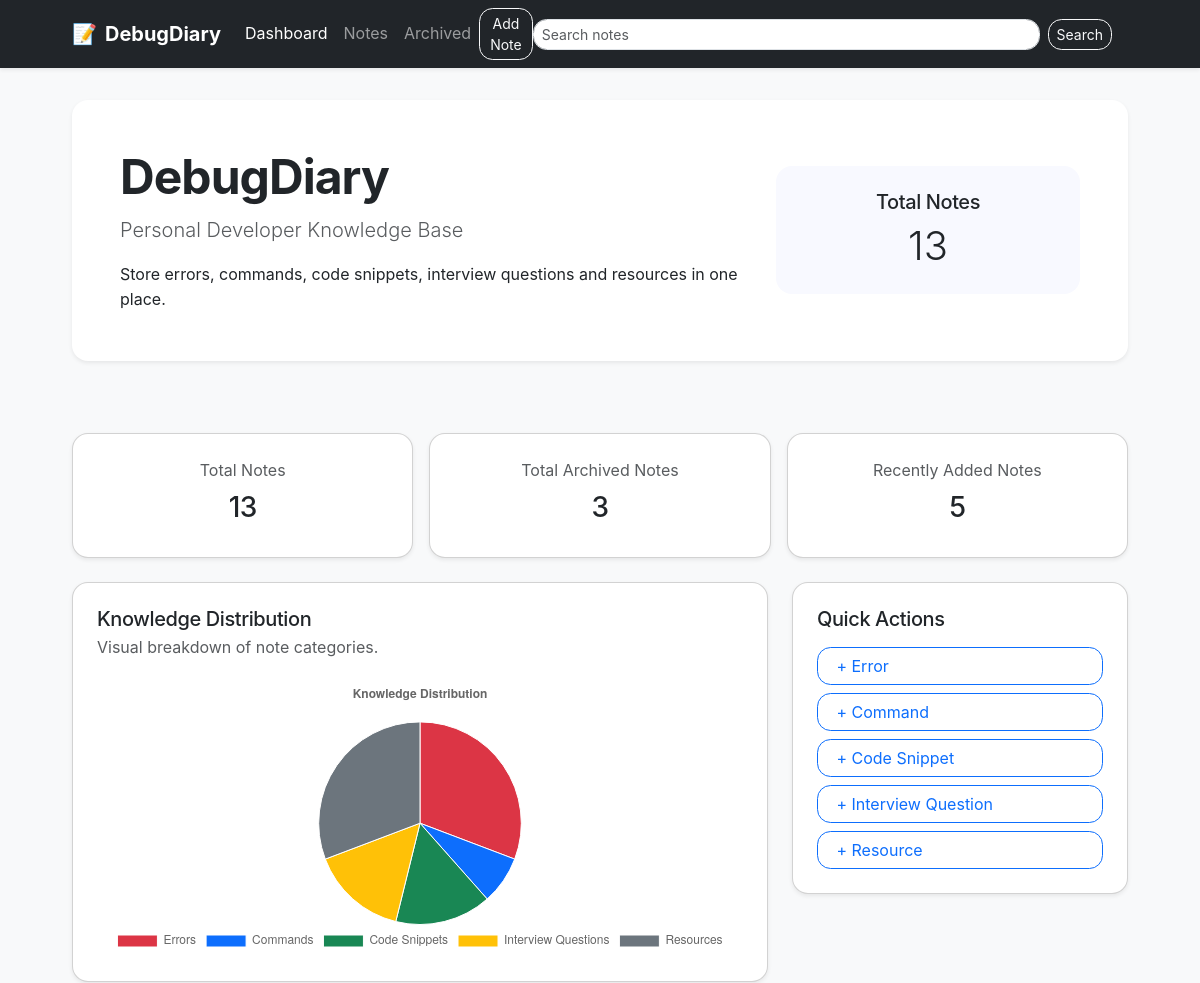
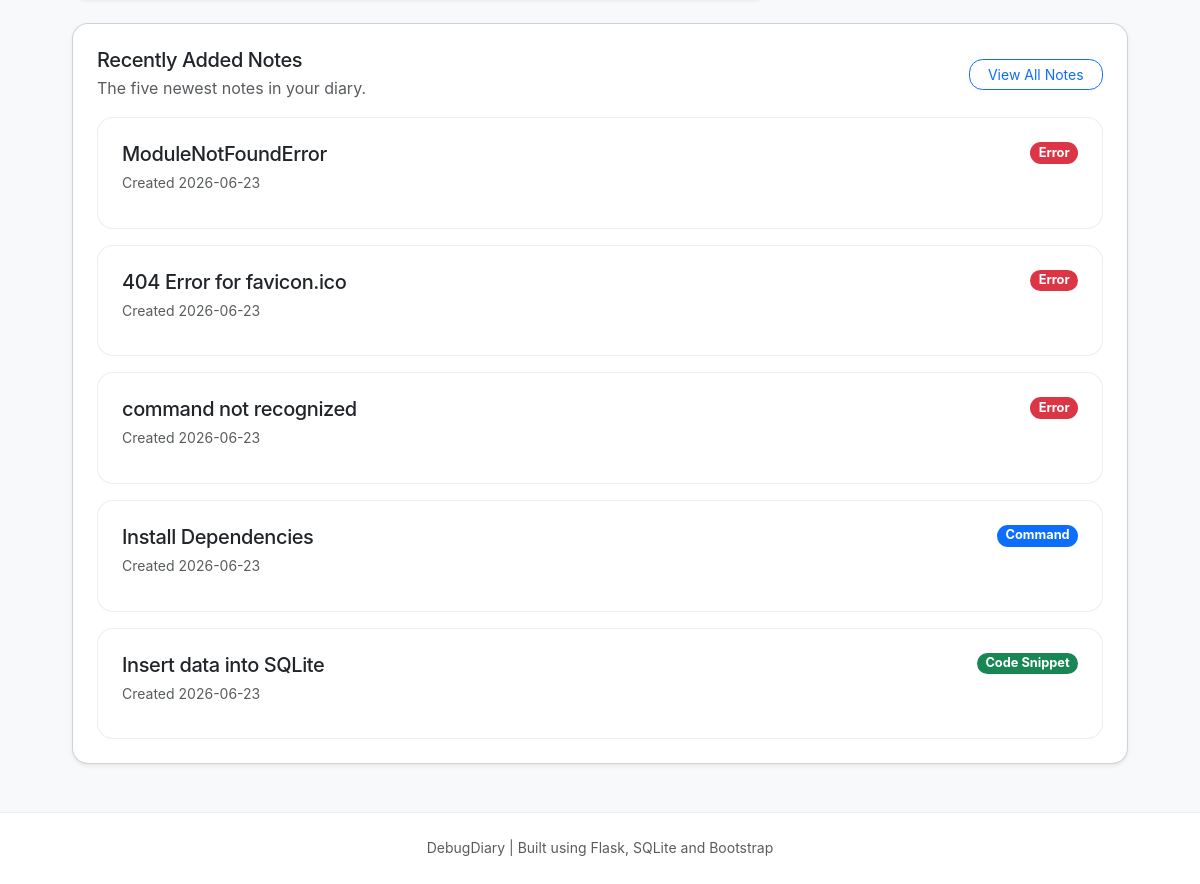
The page / on the database its author committed (2 pictures, top to bottom).
### tables this page shows
CREATE TABLE notes (id INTEGER PRIMARY KEY AUTOINCREMENT, title TEXT NOT NULL, category TEXT NOT NULL, content TEXT NOT NULL, tags TEXT, date_added TEXT, last_updated TEXT, is_archived INTEGER DEFAULT 0);

### backend/routes.py (the view)
    @app.route('/')
    def index():
        notes = get_all_notes()
        recent_notes = notes[:5]
        stats = {
            'total': len(notes),
            'archived': len(get_archived_notes()),
            'recent_count': len(recent_notes),
            'Error': sum(1 for note in notes if note['category'] == 'Error'),
            'Command': sum(1 for note in notes if note['category'] == 'Command'),
            'Code Snippet': sum(1 for note in notes if note['category'] == 'Code Snippet'),
            'Interview Question': sum(1 for note in notes if note['category'] == 'Interview Question'),
            'Resource': sum(1 for note in notes if note['category'] == 'Resource'),
        }
        return render_template(
            'index.html',
            stats=stats,
            recent_notes=recent_notes,
        )

### database/db.py (called while the page is built)
def _get_database_path():
    database_file = current_app.config['DATABASE']
    if os.path.isabs(database_file):
        return database_file
    return os.path.join(current_app.root_path, database_file)

def get_db_connection():
    db_path = _get_database_path()
    connection = sqlite3.connect(db_path)
    connection.row_factory = sqlite3.Row
    return connection

def get_all_notes():
    connection = get_db_connection()
    cursor = connection.cursor()
    cursor.execute('SELECT * FROM notes WHERE IFNULL(is_archived,0)=0 ORDER BY date_added DESC')
    rows = cursor.fetchall()
    connection.close()
    return [dict(row) for row in rows]

def get_archived_notes():
    connection = get_db_connection()
    cursor = connection.cursor()
    cursor.execute('SELECT * FROM notes WHERE IFNULL(is_archived,0)=1 ORDER BY date_added DESC')
    rows = cursor.fetchall()
    connection.close()
    return [dict(row) for row in rows]

### frontend/templates/index.html
{% extends 'base.html' %}
{% block content %}
  <section class="hero-section py-5 mb-4">
    <div class="p-4 p-md-5 rounded-4 bg-white shadow-sm">
      <div class="row align-items-center">
        <div class="col-md-8">
          <h1 class="display-5 fw-bold">DebugDiary</h1>
          <p class="lead text-muted mb-3">Personal Developer Knowledge Base</p>
          <p class="mb-0">Store errors, commands, code snippets, interview questions and resources in one place.</p>
        </div>
        <div class="col-md-4 mt-4 mt-md-0">
          <div class="card stats-card border-0 h-100">
            <div class="card-body text-center">
              <h5 class="card-title mb-2">Total Notes</h5>
              <p class="display-6 mb-0">{{ stats.total }}</p>
            </div>
          </div>
        </div>
      </div>
    </div>
  </section>
  <section class="row row-cols-1 row-cols-md-3 g-3 mb-4">
    <div class="col">
      <div class="card shadow-sm h-100">
        <div class="card-body text-center">
          <p class="text-muted mb-2">Total Notes</p>
          <h3>{{ stats.total }}</h3>
        </div>
      </div>
    </div>
    <div class="col">
      <div class="card shadow-sm h-100">
        <div class="card-body text-center">
          <p class="text-muted mb-2">Total Archived Notes</p>
          <h3>{{ stats.archived }}</h3>
        </div>
      </div>
    </div>
    <div class="col">
      <div class="card shadow-sm h-100">
        <div class="card-body text-center">
          <p class="text-muted mb-2">Recently Added Notes</p>
          <h3>{{ stats.recent_count }}</h3>
        </div>
      </div>
    </div>
  </section>
  <section class="row gy-4 mb-4">
    <div class="col-lg-8">
      <div class="card shadow-sm">
        <div class="card-body">
          <div class="d-flex align-items-center justify-content-between mb-3">
            <div>
              <h2 class="h5 mb-1">Knowledge Distribution</h2>
              <p class="text-muted mb-0">Visual breakdown of note categories.</p>
            </div>
          </div>
          <div class="chart-wrapper">
            <canvas id="distributionChart" height="280"></canvas>
          </div>
        </div>
      </div>
    </div>
    <div class="col-lg-4">
      <div class="card shadow-sm">
        <div class="card-body">
          <h2 class="h5 mb-3">Quick Actions</h2>
          <div class="d-grid gap-2">
            {% for category in ['Error', 'Command', 'Code Snippet', 'Interview Question', 'Resource'] %}
              <a href="{{ url_for('add_note') }}?category={{ category }}" class="btn btn-outline-primary text-start">+ {{ category }}</a>
            {% endfor %}
          </div>
        </div>
      </div>
    </div>
  </section>
  <section class="mb-4">
    <div class="card shadow-sm">
      <div class="card-body">
        <div class="d-flex align-items-center justify-content-between mb-3">
          <div>
            <h2 class="h5 mb-1">Recently Added Notes</h2>
            <p class="text-muted mb-0">The five newest notes in your diary.</p>
          </div>
          <a href="{{ url_for('notes') }}" class="btn btn-sm btn-outline-primary">View All Notes</a>
        </div>
        {% if recent_notes %}
          <div class="row g-3">
            {% for note in recent_notes %}
              <div class="col-12">
                <a href="{{ url_for('view_note', id=note.id) }}" class="text-decoration-none text-reset">
                  <div class="card note-card h-100">
                    <div class="card-body">
                      <div class="d-flex justify-content-between align-items-start mb-2">
                        <div>
                          <h5 class="card-title mb-1">{{ note.title }}</h5>
                          <small class="text-muted">Created {{ note.date_added or 'N/A' }}</small>
                        </div>
                        <span class="badge rounded-pill {{ note.category | badge_class }}">{{ note.category }}</span>
                      </div>
                    </div>
                  </div>
                </a>
              </div>
            {% endfor %}
          </div>
        {% else %}
          <div class="alert alert-info mb-0">No recent notes yet.</div>
        {% endif %}
      </div>
    </div>
  </section>
{% block extra_scripts %}
  <script>
    const chartData = {
      labels: ['Errors', 'Commands', 'Code Snippets', 'Interview Questions', 'Resources'],
      datasets: [{
        data: [
            {{ stats.Error }},
            {{ stats.Command }},
            {{ stats['Code Snippet'] }},
            {{ stats['Interview Question'] }},
            {{ stats.Resource }}
        ],
        backgroundColor: ['#dc3545', '#0d6efd', '#198754', '#ffc107', '#6c757d'],
        borderColor: '#fff',
        borderWidth: 1,
      }],
    };
    const config = {
      type: 'pie',
      data: chartData,
      options: {
        responsive: true,
        maintainAspectRatio: false,
        plugins: {
          legend: {
            position: 'bottom',
          },
          title: {
            display: true,
            text: 'Knowledge Distribution',
            padding: {
              top: 10,
              bottom: 20,
            },
          },
        },
      },
    };
    document.addEventListener('DOMContentLoaded', function () {
      const ctx = document.getElementById('distributionChart');
      if (ctx) {
        new Chart(ctx, config);
      }
    });
  </script>
{% endblock %}
{% endblock %}

### frontend/templates/base.html (shortened to what this page needs)
<!doctype html>
<html lang="en">
  <head>
    <link href="https://cdn.jsdelivr.net/npm/bootstrap@5.3.0/dist/css/bootstrap.min.css" rel="stylesheet">
    <link rel="stylesheet" href="{{ url_for('static', filename='css/style.css') }}">
  </head>
  <body>
    <nav class="navbar navbar-expand-lg navbar-dark bg-dark shadow-sm">
      <div class="container">
        <a class="navbar-brand d-flex align-items-center" href="{{ url_for('index') }}">
          <span class="navbar-brand-icon me-2">📝</span>
          DebugDiary
        </a>
        <div class="collapse navbar-collapse" id="mainNavbar">
          <ul class="navbar-nav me-auto mb-2 mb-lg-0">
            <li class="nav-item">
              <a class="nav-link{% if request.endpoint == 'index' %} active{% endif %}" href="{{ url_for('index') }}">Dashboard</a>
            </li>
            <li class="nav-item">
              <a class="nav-link{% if request.endpoint == 'notes' %} active{% endif %}" href="{{ url_for('notes') }}">Notes</a>
            </li>
            <li class="nav-item">
              <a class="nav-link{% if request.endpoint == 'archived' %} active{% endif %}" href="{{ url_for('archived') }}">Archived</a>
            </li>
          </ul>
          <div class="d-none d-lg-flex align-items-center">
            <a class="btn btn-outline-light btn-sm" href="{{ url_for('add_note') }}">Add Note</a>
          </div>
          <form class="d-flex align-items-center w-100 w-lg-auto" action="{{ url_for('search') }}" method="GET">
            <input class="form-control form-control-sm me-2" type="search" name="q" placeholder="Search notes" aria-label="Search" value="{{ request.args.get('q', '') }}">
            <button class="btn btn-outline-light btn-sm me-lg-3" type="submit">Search</button>
          </form>
        </div>
      </div>
    </nav>
    <main class="container mb-5">
      {% block content %}{% endblock %}
    </main>
    <footer class="footer py-4">
      <div class="container text-center text-muted small">
        DebugDiary | Built using Flask, SQLite and Bootstrap
      </div>
    </footer>
    {% block extra_scripts %}{% endblock %}
  </body>
</html>

### frontend/static/css/style.css (style rules this page uses)
body { background-color: #f8f9fa; color: #212529; font-family: Inter, system-ui, -apple-system, BlinkMacSystemFont, 'Segoe UI', sans-serif; line-height: 1.6; }
h1, h2, h3, h4, h5, h6 { letter-spacing: -0.02em; }
.navbar-brand { font-weight: 700; }
.navbar-brand-icon { font-size: 1.25rem; }
.navbar { box-shadow: 0 0.75rem 1.5rem rgba(0, 0, 0, 0.08); }
.hero-section { margin-top: -1rem; }
.stats-card { border-radius: 1.25rem; background: #f8f9ff; }
.note-card { transition: transform 0.2s ease, box-shadow 0.2s ease, border-color 0.2s ease; border: 1px solid rgba(33, 37, 41, 0.08); }
.card { border-radius: 1rem; }
.card-body { padding: 1.5rem; }
.badge-error { background-color: #dc3545; }
.badge-command { background-color: #0d6efd; }
.badge-code-snippet { background-color: #198754; }
.form-control, .form-select { border-radius: 0.85rem; box-shadow: none; }
.btn, .btn-outline-primary, .btn-outline-secondary, .btn-outline-danger { border-radius: 0.85rem; }
.btn-primary, .btn-outline-primary { padding-left: 1.15rem; padding-right: 1.15rem; }
.container { max-width: 1080px; }
footer.footer { background-color: #ffffff; border-top: 1px solid rgba(33, 37, 41, 0.08); }
.badge { font-size: 0.8rem; }

### rows shown on the page
notes: title "ModuleNotFoundError", date_added "2026-06-23", category "Error"
notes: title "404 Error for favicon.ico", date_added "2026-06-23", category "Error"
notes: title "command not recognized", date_added "2026-06-23", category "Error"
notes: title "Install Dependencies", date_added "2026-06-23", category "Command"
notes: title "Insert data into SQLite", date_added "2026-06-23", category "Code Snippet"

### other values the page prints
{{ stats.total }} "13"
{{ stats.archived }} "3"
{{ stats.recent_count }} "5"
{{ category }} "Error" "Command" "Code Snippet" "Interview Question" "Resource"
chart data {{ stats.Error }} 4, 4
chart data {{ stats.Command }} 1, 1
chart data {{ stats['Code Snippet'] }} 2, 2
chart data {{ stats['Interview Question'] }} 2, 2
